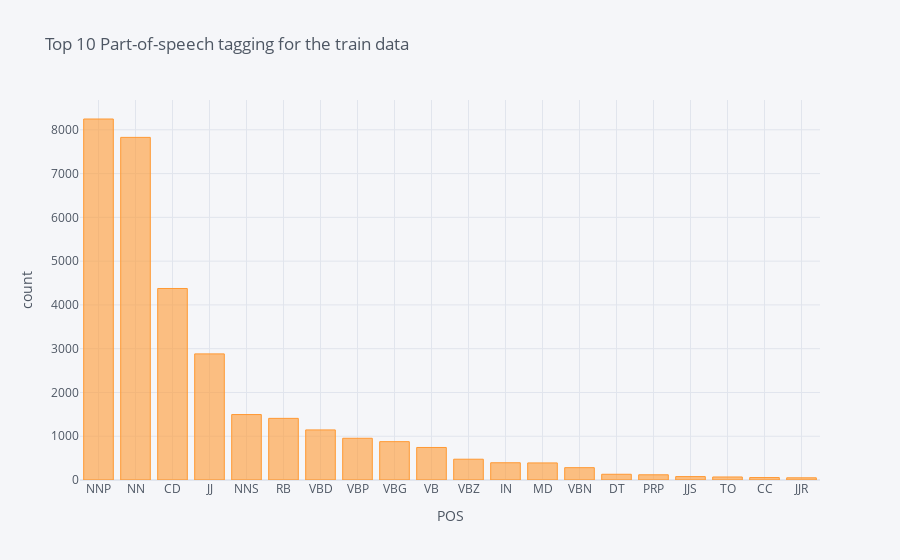

Source (notebook cell):
### Markdown cell above
Most Of the Sentences have neutral Polarity

### Code cell
blob = TextBlob(str(train_data["Sentences"]))
pos_df = pd.DataFrame(blob.tags, columns = ['word' , 'pos'])
pos_df = pos_df.pos.value_counts()[:20]
pos_df.iplot(
    kind='bar',
    xTitle='POS',
    yTitle='count', 
    title='Top 10 Part-of-speech tagging for the train data')

### Figure 1 — Plotly figure (JSON) as saved in the notebook; plotly's stock layout.template omitted (floating-point values rounded to 4 significant figures)
{"data": [{"marker": {"color": "rgba(255, 153, 51, 0.6)", "line": {"color": "rgba(255, 153, 51, 1.0)", "width": 1}}, "name": "pos", "orientation": "v", "text": "", "type": "bar", "x": ["NNP", "NN", "CD", "JJ", "NNS", "RB", "VBD", "VBP", "VBG", "VB", "VBZ", "IN", "MD", "VBN", "DT", "PRP", "JJS", "TO", "CC", "JJR"], "y": [8247, 7827, 4375, 2881, 1495, 1408, 1144, 953, 876, 743, 475, 394, 390, 282, 131, 119, 78, 69, 56, 50]}], "layout": {"legend": {"bgcolor": "#F5F6F9", "font": {"color": "#4D5663"}}, "paper_bgcolor": "#F5F6F9", "plot_bgcolor": "#F5F6F9", "title": {"font": {"color": "#4D5663"}, "text": "Top 10 Part-of-speech tagging for the train data"}, "xaxis": {"gridcolor": "#E1E5ED", "showgrid": true, "tickfont": {"color": "#4D5663"}, "title": {"font": {"color": "#4D5663"}, "text": "POS"}, "zerolinecolor": "#E1E5ED"}, "yaxis": {"gridcolor": "#E1E5ED", "showgrid": true, "tickfont": {"color": "#4D5663"}, "title": {"font": {"color": "#4D5663"}, "text": "count"}, "zerolinecolor": "#E1E5ED"}}}
